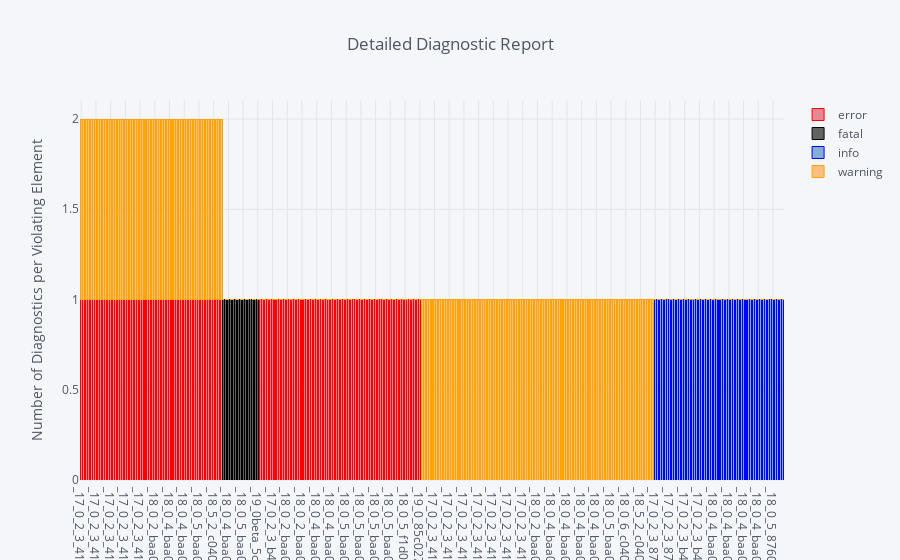

The cell this chart's notebook holds for it:
### Code cell
validation_report_elementwise.iplot( 
    kind='bar', barmode='stack', colors = iqs_jupyter.validation_color_scale,
    filename='cufflinks/stacked-bar-chart/diagnostics_per_element',
    yTitle='Number of Diagnostics per Violating Element', title='Detailed Diagnostic Report',
)

### Figure 1 — Plotly figure (JSON) as saved in the notebook; plotly's stock layout.template omitted (floating-point values rounded to 4 significant figures; data arrays with more than 128 entries replaced by an {"elided": "..."} marker saying what was removed)
{"data": [{"marker": {"color": "rgba(219, 64, 82, 0.6)", "line": {"color": "red", "width": 1}}, "name": "error", "orientation": "v", "text": "", "type": "bar", "uid": "2ef53299-3a24-4137-88c6-62bfa38d5ac0", "x": {"elided": "287 str values"}, "y": {"elided": "287 int values"}}, {"marker": {"color": "rgba(0, 0, 0, 0.6)", "line": {"color": "black", "width": 1}}, "name": "fatal", "orientation": "v", "text": "", "type": "bar", "uid": "6aeb1069-408b-4bf4-8b7a-be85bd98dae8", "x": {"elided": "287 str values"}, "y": {"elided": "287 int values"}}, {"marker": {"color": "rgba(55, 128, 191, 0.6)", "line": {"color": "blue", "width": 1}}, "name": "info", "orientation": "v", "text": "", "type": "bar", "uid": "09f8b21f-e694-4312-b6be-775a39c40d37", "x": {"elided": "287 str values"}, "y": {"elided": "287 int values"}}, {"marker": {"color": "rgba(255, 153, 51, 0.6)", "line": {"color": "orange", "width": 1}}, "name": "warning", "orientation": "v", "text": "", "type": "bar", "uid": "48a2b733-6078-49ef-bde2-a205e934be99", "x": {"elided": "287 str values"}, "y": {"elided": "287 int values"}}], "layout": {"barmode": "stack", "legend": {"bgcolor": "#F5F6F9", "font": {"color": "#4D5663"}, "traceorder": "normal"}, "paper_bgcolor": "#F5F6F9", "plot_bgcolor": "#F5F6F9", "title": {"font": {"color": "#4D5663"}, "text": "Detailed Diagnostic Report"}, "xaxis": {"gridcolor": "#E1E5ED", "showgrid": true, "tickfont": {"color": "#4D5663"}, "title": {"font": {"color": "#4D5663"}, "text": ""}, "zerolinecolor": "#E1E5ED"}, "yaxis": {"gridcolor": "#E1E5ED", "showgrid": true, "tickfont": {"color": "#4D5663"}, "title": {"font": {"color": "#4D5663"}, "text": "Number of Diagnostics per Violating Element"}, "zerolinecolor": "#E1E5ED"}}}
